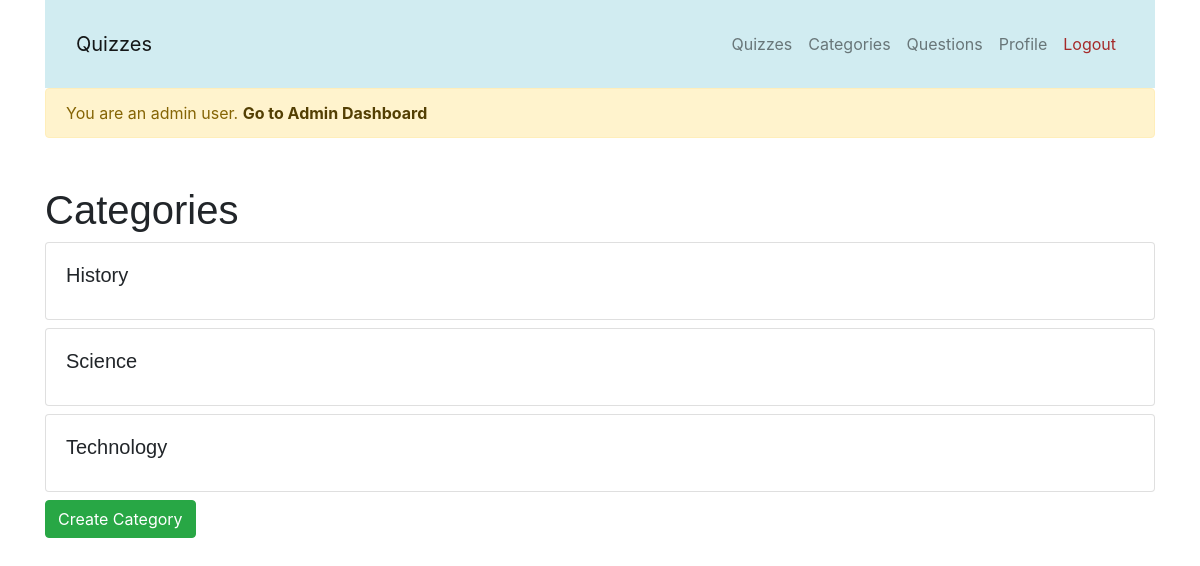
Page /admin/categories (signed in) on the committed database.
### app/models.py (models this page shows, shortened)
class Category(db.Model):
    id = db.Column(db.Integer, primary_key=True)
    name = db.Column(db.String(100), nullable=False, unique=True)
    quizzes = db.relationship('Quiz', backref='category', lazy=True, cascade='all, delete-orphan')

### app/routes.py (the view)
@main.route('/admin/categories')
@login_required
@admin_required
def categories():
    categories = Category.query.all()
    return render_template('admin/categories.html', categories=categories)

### app/__init__.py (called while the page is built)
@login_manager.user_loader
def load_user(user_id):
    from .models import User
    return User.query.get(int(user_id))

### app/utils.py (called while the page is built)
def admin_required(f):
    @wraps(f)
    def decorated_function(*args, **kwargs):
        if not current_user.is_admin:
            abort(403)  # Forbidden
        return f(*args, **kwargs)
    return decorated_function

### app/templates/admin/categories.html
{% extends 'base.html' %}
{% block content %}
    <h1>Categories</h1>
    {% for category in categories %}
        <div class="card mb-2">
            <div class="card-body">
                <h5 class="card-title">{{ category.name }}</h5>
            </div>
        </div>
    {% endfor %}
    <a href="{{ url_for('main.add_category') }}" class="btn btn-success">Create Category</a>
{% endblock %}

### app/static/css/styles.css (style rules this page uses)
body { font-family: 'Lato', sans-serif; background-color: #f8f8f8; }
h1, h2, h3, h4, h5, h6 { font-family: 'Raleway', sans-serif; }

### rows in the picture
Category: name "History"
Category: name "Science"
Category: name "Technology"
